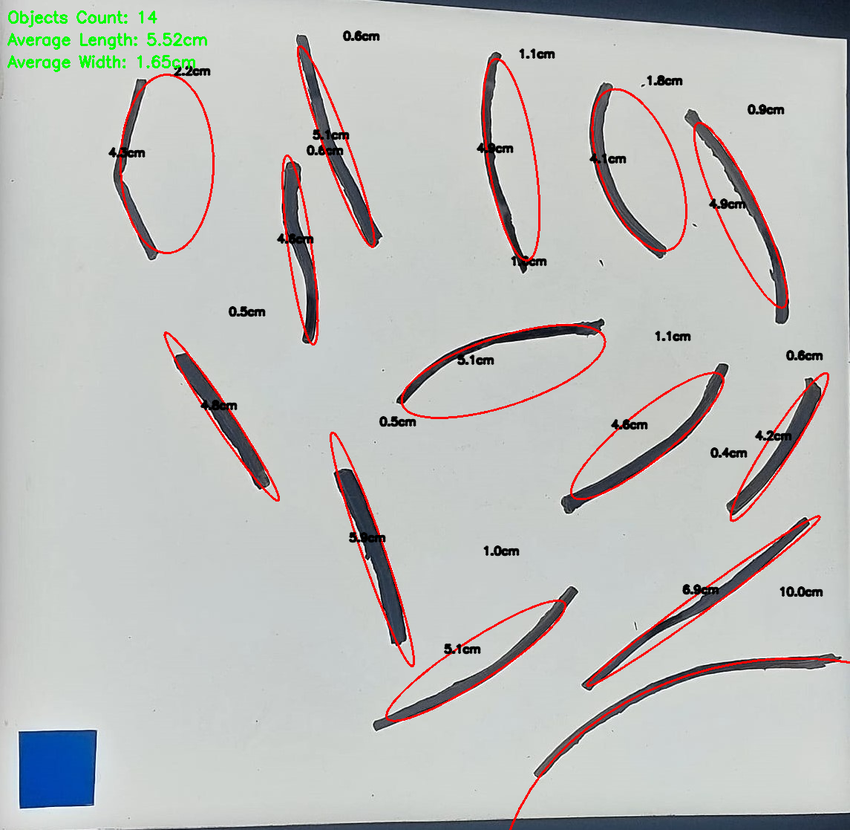
#> input picture image_0.png, 850 x 830 px, shrunk from 1145 x 1117 before the run, given in place of the camera
$ python live_count.py
#> lines starting #> are read from the running program, lines starting #| are printed output that depends on the picture; after the words box and inside, x2 and y2 are one past the last pixel; in counts of white or black regions, pixels touching at a corner belong together
from scipy.spatial.distance import euclidean
from imutils import perspective, contours
import numpy as np
import imutils
import cv2

# Function to show array of images (intermediate results)
def show_images(images):
    for i, img in enumerate(images):
        cv2.imshow("image_" + str(i), img)
    cv2.waitKey(1)  # Change from 0 to 1 to allow for real-time display

# Open the camera (use 0 for default camera)
cap = cv2.VideoCapture(0)

# Check if the camera is opened successfully
if not cap.isOpened():
    print("Error: Could not open the camera.")
    exit()

while True:
    # Read a frame from the camera
    ret, frame = cap.read()
#> frame is the input picture: shape (830, 850, 3); mean B, G, R 188.4, 190.2, 189.5

    # Darken the background
    darkened = cv2.addWeighted(frame, 0.5, np.zeros(frame.shape, dtype=frame.dtype), 0.5, 0)
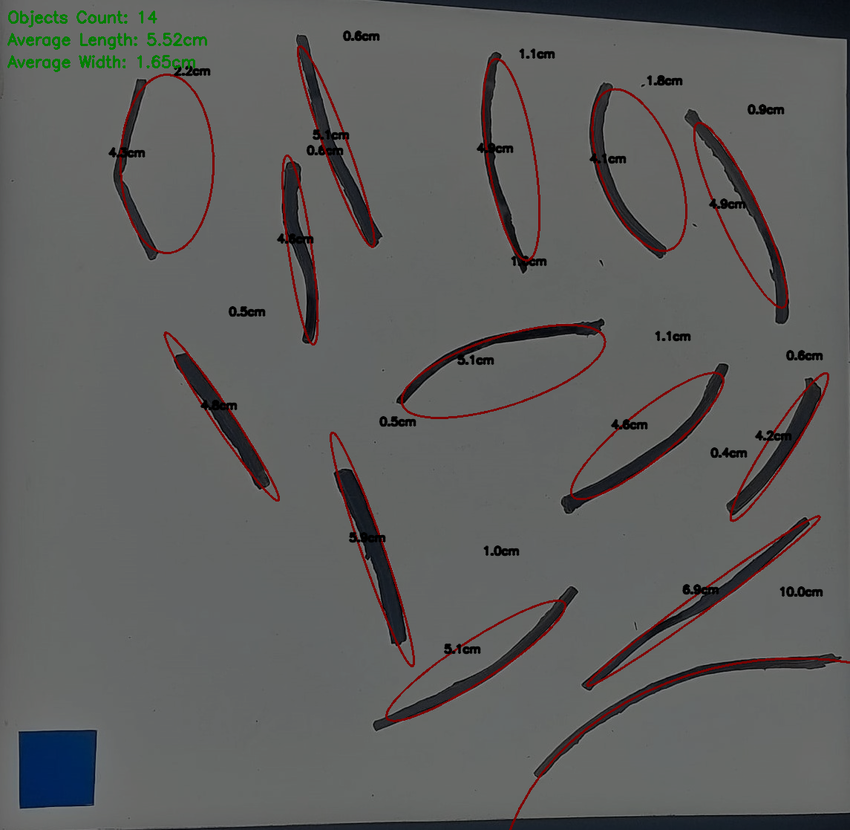
#> darkened: shape (830, 850, 3); mean B, G, R 94.2, 95.1, 94.8

    gray = cv2.cvtColor(darkened, cv2.COLOR_BGR2GRAY)
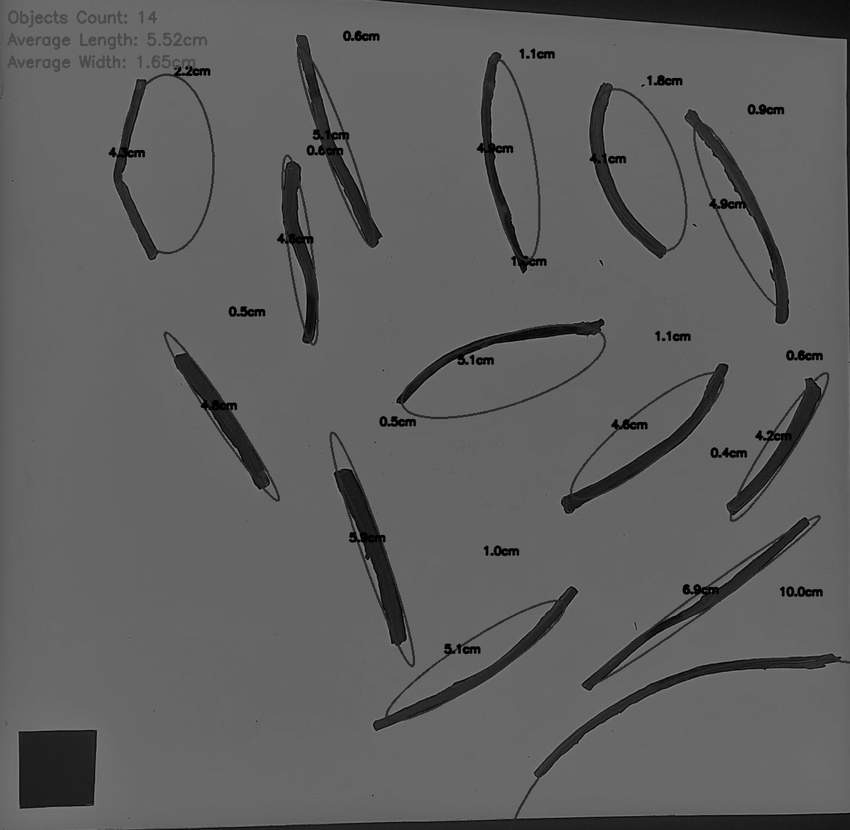
#> gray: shape (830, 850); min 0, max 128, mean 94.8
    blur = cv2.GaussianBlur(gray, (9, 9), 0)

    edged = cv2.Canny(blur, 50, 100)
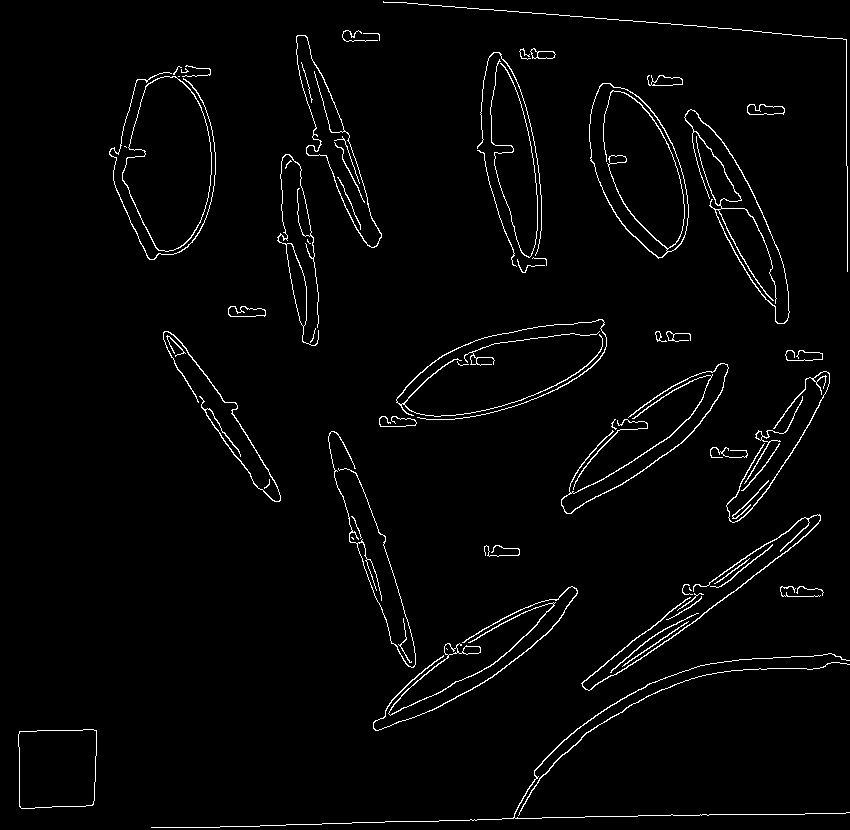
#> edged: shape (830, 850); 2.4% white in thin lines or dots
    edged = cv2.dilate(edged, None, iterations=1)
#> edged: shape (830, 850); 7.6% white; 26 white regions, largest, box (x1, y1, x2, y2) and area: (150, 652, 850, 829) 5081, (580, 513, 822, 692) 4307, (378, 318, 608, 428) 4082
    edged = cv2.erode(edged, None, iterations=1)
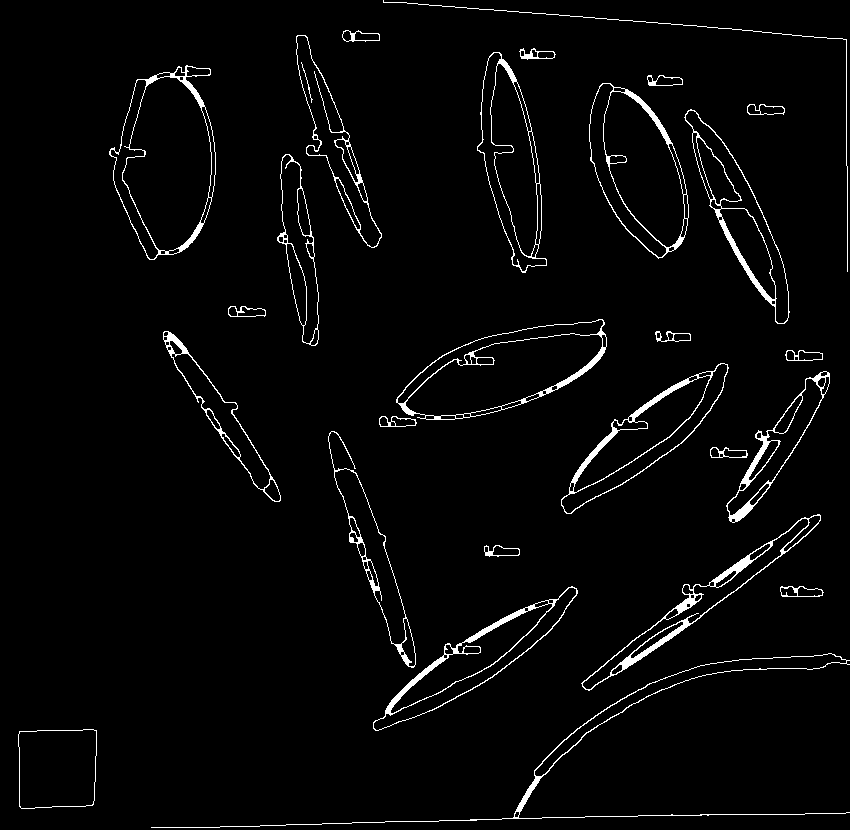
#> edged: shape (830, 850); 3% white in thin lines or dots

    # Find contours
    cnts = cv2.findContours(edged.copy(), cv2.RETR_EXTERNAL, cv2.CHAIN_APPROX_SIMPLE)
#> cnts = 27 contours, 1 with area under 20; largest, box (x1, y1, x2, y2) and area: (109, 65, 216, 260) 14537, (396, 319, 607, 420) 12540, (589, 83, 689, 259) 11377, (477, 52, 547, 273) 8695, (561, 363, 729, 514) 8472
    cnts = imutils.grab_contours(cnts)

    # Sort contours from left to right as the leftmost contour is the reference object
    (cnts, _) = contours.sort_contours(cnts)

    # Remove contours which are not large enough
    cnts = [x for x in cnts if cv2.contourArea(x) > 100]
#> cnts = 26 contours; largest, box (x1, y1, x2, y2) and area: (109, 65, 216, 260) 14537, (396, 319, 607, 420) 12540, (589, 83, 689, 259) 11377, (477, 52, 547, 273) 8695, (561, 363, 729, 514) 8472

    # Reference object dimensions
    # Here, for reference, I have used a 2cm x 2cm square
    ref_object = cnts[0]
#> ref_object = contour of 28 points, box (x1, y1, x2, y2) (18, 729, 97, 809), area 5816
    ellipse = cv2.fitEllipse(ref_object)
#> ellipse = ((56.22, 767.3), (95.07, 98.67), 55.59)
    major_axis, minor_axis = max(ellipse[1]), min(ellipse[1])
#> major_axis = 98.67; minor_axis = 95.07
    dist_in_pixel = major_axis
#> dist_in_pixel = 98.67
    dist_in_cm = 2.5
    pixel_per_cm = dist_in_pixel / dist_in_cm
#> pixel_per_cm = 39.47

    # Counter variable to keep track of the number of objects
    object_count = 0
    total_length = 0
    total_width = 0

    # Draw remaining contours and count objects
    for cnt in cnts[1:]:  # Skip the reference object
        ellipse = cv2.fitEllipse(cnt)
        major_axis, minor_axis = max(ellipse[1]), min(ellipse[1])

        # Check if contour area is large enough to be considered as an object
        if cv2.contourArea(cnt) > 100:
            # Increment the object count
            object_count += 1

            # Calculate width and height in centimeters
            wid = major_axis / pixel_per_cm
            ht = minor_axis / pixel_per_cm
            total_length += wid
            total_width += ht

            # Draw ellipse and annotations
            cv2.ellipse(frame, ellipse, (0, 0, 255), 2)
            cv2.putText(frame, "{:.1f}cm".format(wid),
                        (int(ellipse[0][0] - 15), int(ellipse[0][1] - 10)),
                        cv2.FONT_HERSHEY_SIMPLEX, 0.5, (0, 0, 0), 2, cv2.LINE_AA)
            cv2.putText(frame, "{:.1f}cm".format(ht), (int(ellipse[0][0] + 10), int(ellipse[0][1])),
                        cv2.FONT_HERSHEY_SIMPLEX, 0.5, (0, 0, 0), 2, cv2.LINE_AA)
#> this loop made 25 passes
#> (ellipse, major_axis, minor_axis, wid, ht, total_length, total_width) on passes 1 to 8: (((166.2, 160.9), (100.1, 190.4), 1.94), 190.4, 100.1, 4.82, 2.54, 4.82, 2.54), (((84.11, 794.4), (625.9, 1489.8), 63.39), 1489.8, 625.9, 37.75, 15.86, 42.57, 18.4), (((221.3, 415.5), (25.22, 202.3), 146.3), 202.3, 25.22, 5.12, 0.639, 47.7, 19.04), (((246.4, 311.7), (10.7, 41.73), 92.28), 41.73, 10.7, 1.06, 0.271, 48.75, 19.31), (((298.6, 246), (29.2, 196.8), 172.5), 196.8, 29.2, 4.99, 0.74, 53.74, 20.05), (((334.4, 144.8), (33.6, 210.4), 159.6), 210.4, 33.6, 5.33, 0.851, 59.07, 20.9), (((371.4, 548.8), (26.48, 253.4), 161.1), 253.4, 26.48, 6.42, 0.671, 65.49, 21.57), (((358.6, 35.94), (10.63, 44.75), 91.71), 44.75, 10.63, 1.13, 0.269, 66.63, 21.84)
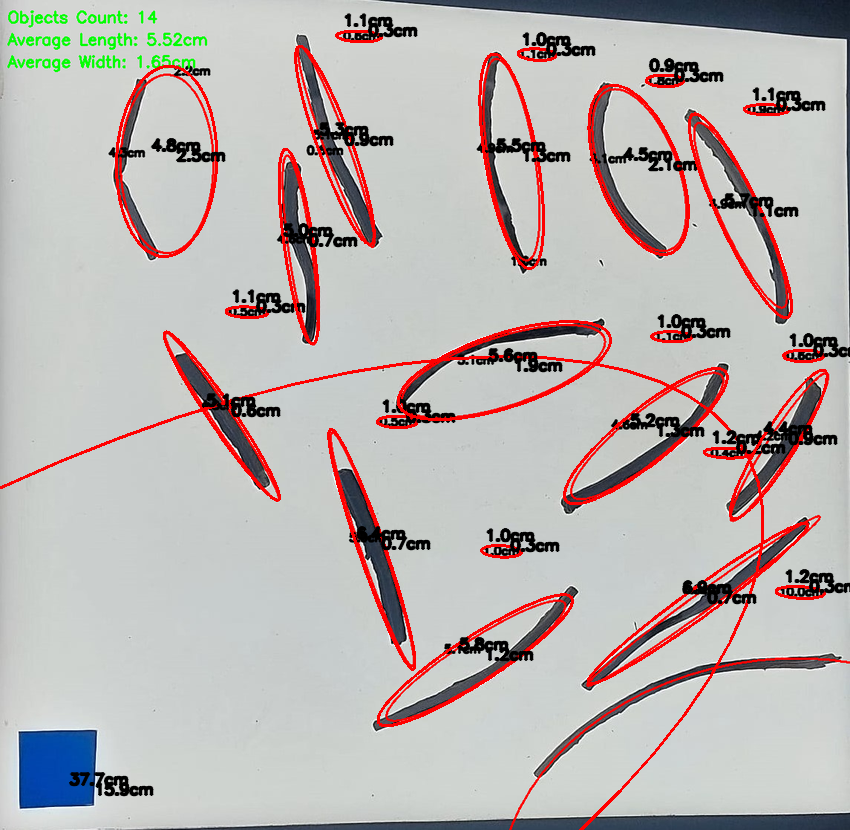
#> frame: shape (830, 850, 3); 6.55% of pixels changed, all inside (x1, y1, x2, y2) = (0, 13, 850, 830)
#> after the loop, object_count = 25; total_length = 119.7; total_width = 34.76

    # Calculate average length and width
    avg_length = total_length / object_count if object_count > 0 else 0
#> avg_length = 4.79
    avg_width = total_width / object_count if object_count > 0 else 0
#> avg_width = 1.39

    # Display the number of objects, average length, and average width on the frame
    cv2.putText(frame, "Objects Count: {}".format(object_count), (10, 30),
                cv2.FONT_HERSHEY_SIMPLEX, 0.7, (0, 255, 0), 2)
    cv2.putText(frame, "Average Length: {:.2f}cm".format(avg_length), (10, 60),
                cv2.FONT_HERSHEY_SIMPLEX, 0.7, (0, 255, 0), 2)
    cv2.putText(frame, "Average Width: {:.2f}cm".format(avg_width), (10, 90),
                cv2.FONT_HERSHEY_SIMPLEX, 0.7, (0, 255, 0), 2)
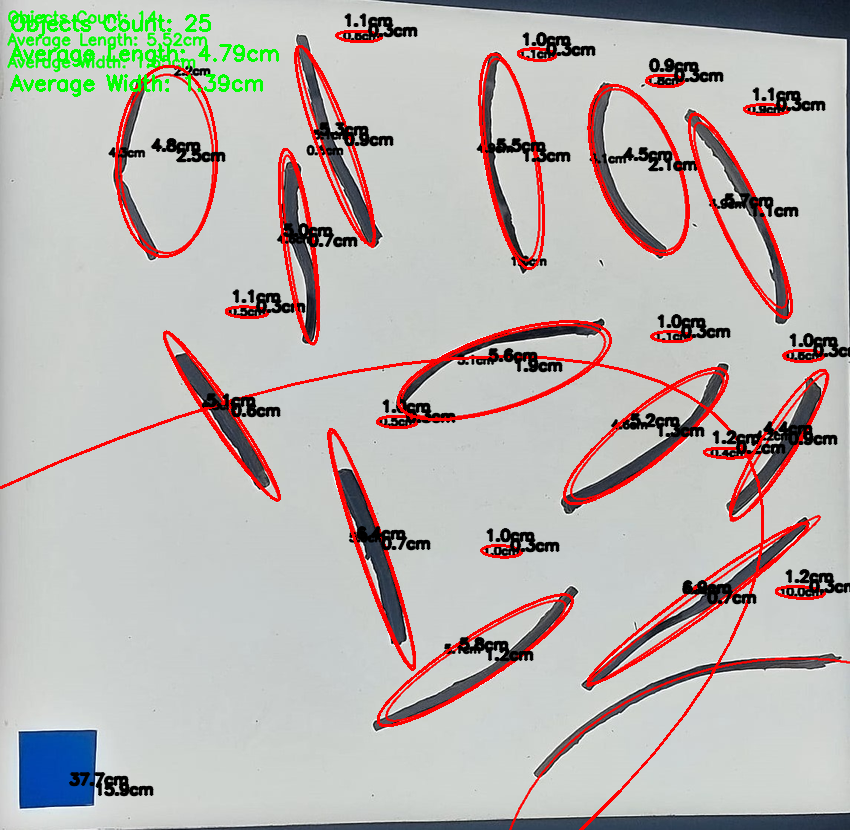
#> frame: shape (830, 850, 3); mean B, G, R 177.2, 180.4, 185.7

    # Display the processed frame
    show_images([frame])
#> the loop in show_images, `for i, img in enumerate(images):` made 1 pass

    # Break the loop if 'q' key is pressed
    if cv2.waitKey(1) & 0xFF == ord('q'):
#> (key q is pressed here)
        break

# Release the camera and close all OpenCV windows
cap.release()
cv2.destroyAllWindows()
